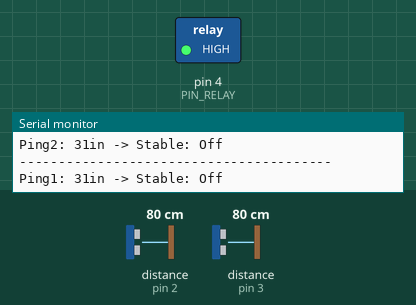
A sketch run on a simulated Arduino Uno, built with avr-gcc and run on an emulated ATmega328P. Parts: switched loads named in the sketch (green lamp = pin HIGH), the last lines printed to the serial monitor. Inputs (shaded band) come from the test bench; at power-on: distance to the obstacle (sensors on pin 2, pin 3) 80 cm. The echo pulse lasts 58.3 µs per cm.

Above: at 2.3 s.
2.4 s: distance to the obstacle (sensor on pin 2) set to 55 cm
6.0 s: distance to the obstacle (sensor on pin 2) set to 48 cm
At 10.5 s:
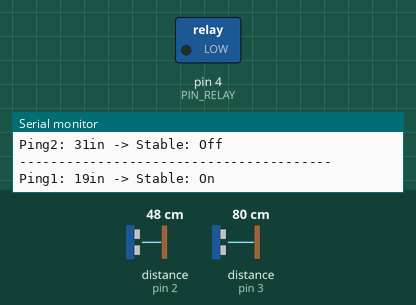
Timing chart, 0 to 12.0 s (numbered marks = the images above; inputs shaded):
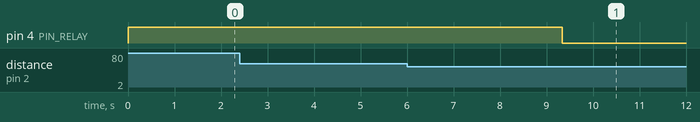

Measured:
- the behaviour switches between 51 and 50 cm on distance to the obstacle (sensor on pin 2) (found by bisection; images 0 and 1)
- after the input at 6.0 s, pin 4 (PIN_RELAY): HIGH → LOW after 3.3 s

The sketch:

AutomaticExhaust.ino
```cpp
#include <avr/wdt.h>
#include <NewPing.h>

#define DEBUG 1

#define PIN_TRIGGER   2   // Trigger pin of ultrasonic sensor (can be same as echo)
#define PIN_ECHO      2   // Echo pin of ultrasonic sensor (can be same as trigger)

#define SENSOR2       1   // Enable 2nd sensor (for 2 bathrooms sharing an exhaust)

#if SENSOR2
#define PIN_TRIGGER2  3   // Trigger pin of 2nd ultrasonic sensor (can be same as 2nd echo)
#define PIN_ECHO2     3   // Echo pin of 2nd ultrasonic sensor (can be same as 2nd trigger)
#endif

#define PIN_RELAY     4   // Pin to control exhaust relay
#define RELAY_ON      0   // 0 for active-low, 1 for active-high

#define THRESHOLD     20  // Threshold distance (in inches)

#define DELAY_ON    05000 // Delay before turning on exhaust (in milliseconds)
#define DELAY_OFF   60000 // Delay before turning off exhaust (in milliseconds)

#define DELAY_REFRESH 250 // Delay between sensor scans (in milliseconds, min 29)
#define NUM_READINGS  5   // Number of readings to average per scan

bool on = 0;              // Current state of exhaust (start with off)
unsigned long onTime;     // On delay start time
unsigned long offTime;    // Off delay start time
NewPing sonar(PIN_TRIGGER, PIN_ECHO);

#if SENSOR2
bool on2 = 0;
unsigned long onTime2;
unsigned long offTime2;
NewPing sonar2(PIN_TRIGGER2, PIN_ECHO2);
#endif

void setup() {

  // Turn off relay as soon as possible (for active-low)
  // This won't (shouldn't) make a difference for active-high relays
  pinMode(PIN_RELAY, OUTPUT);
  digitalWrite(PIN_RELAY, on ? RELAY_ON : !RELAY_ON);

#if DEBUG
  Serial.begin(9600);
#endif

#if DEBUG
  Serial.println(" -------------------------- ");
  Serial.println("| AutomaticExhaust v1.0    |");
  Serial.println("| written by Kevin Abraham |");
  Serial.println(" -------------------------- ");
  Serial.println();
  Serial.println("Source available at https://github.com/abraha2d/AutomaticExhaust");
  Serial.println();
#endif

  // Enable the watchdog with a 2 second timeout
  wdt_enable(WDTO_2S);

  for (int i = 0; i < 4; i++) {
    wdt_reset();
    digitalWrite(LED_BUILTIN, HIGH); delay(125);
    digitalWrite(LED_BUILTIN, LOW); delay(125);
  }

}

void loop() {

  wdt_reset();
  delay(DELAY_REFRESH);

  unsigned int distance = sonar.convert_in(sonar.ping_median(NUM_READINGS));

  // Light internal LED based on current sonar distance
  if (distance == 0) {
  } else if (distance > THRESHOLD) {
    digitalWrite(LED_BUILTIN, LOW);
  } else if (distance < THRESHOLD) {
    digitalWrite(LED_BUILTIN, HIGH);
  }

#if DEBUG
  Serial.print("Ping1: ");
  Serial.print(distance);
  Serial.print("in -> ");
#endif

  // If distance is 0, it's most likely a faulty measurement
  if (distance == 0) {

#if DEBUG
    Serial.print("Ignoring...");
#endif

  // If distance does not match current state (i.e. distance measurement just
  // crossed threshold), commence waiting
  } else if ((!on && distance > THRESHOLD) || (on && distance < THRESHOLD)) {
    onTime = offTime = millis();

#if DEBUG
    Serial.print("Stable: ");
    Serial.print(on ? "On" : "Off");
#endif

  // If distance is less than threshold, and we've waited more than DELAY_ON,
  // turn on the relay
  } else if (!on && distance < THRESHOLD && millis() - onTime > DELAY_ON) {
    on = true;

#if DEBUG
    Serial.print("Turning on...");
  } else if (!on && distance < THRESHOLD) {
    Serial.print("Turning on, ");
    Serial.print(DELAY_ON - (millis() - onTime));
    Serial.print("ms remaining");
#endif

  // If distance is greater than the threshold, and we've waited more than
  // DELAY_OFF, turn off the relay
  } else if (on && distance > THRESHOLD && millis() - offTime > DELAY_OFF) {
    on = false;

#if DEBUG
    Serial.print("Turning off...");
  } else if (on && distance > THRESHOLD) {
    Serial.print("Turning off, ");
    Serial.print(DELAY_OFF - (millis() - offTime));
    Serial.print("ms remaining");
#endif

  }

#if !SENSOR2
  digitalWrite(PIN_RELAY, on ? RELAY_ON : !RELAY_ON);
#endif

#if DEBUG
  Serial.println();
#endif

  ////////////////////////////////////////////////////////////////////////////////

// If sensor 2 is enabled, repeat all the stuff above, for sensor 2
#if SENSOR2

  wdt_reset();
  delay(DELAY_REFRESH);

  unsigned int distance2 = sonar2.convert_in(sonar2.ping_median(NUM_READINGS));

#if DEBUG
  Serial.print("Ping2: ");
  Serial.print(distance2);
  Serial.print("in -> ");
#endif

  if (distance2 == 0) {

#if DEBUG
    Serial.print("Ignoring...");
#endif

  } else if ((!on2 && distance2 > THRESHOLD) || (on2 && distance2 < THRESHOLD)) {
    onTime2 = offTime2 = millis();

#if DEBUG
    Serial.print("Stable: ");
    Serial.print(on2 ? "On" : "Off");
#endif

  } else if (!on2 && distance2 < THRESHOLD && millis() - onTime2 > DELAY_ON) {
    on2 = true;

#if DEBUG
    Serial.print("Turning on...");
  } else if (!on2 && distance2 < THRESHOLD) {
    Serial.print("Turning on, ");
    Serial.print(DELAY_ON - (millis() - onTime2));
    Serial.print("ms remaining");
#endif

  } else if (on2 && distance2 > THRESHOLD && millis() - offTime2 > DELAY_OFF) {
    on2 = false;

#if DEBUG
    Serial.print("Turning off...");
  } else if (on2 && distance2 > THRESHOLD) {
    Serial.print("Turning off, ");
    Serial.print(DELAY_OFF - (millis() - offTime2));
    Serial.print("ms remaining");
#endif

  }

  digitalWrite(PIN_RELAY, (on || on2) ? RELAY_ON : !RELAY_ON);

#if DEBUG
  Serial.println();
  Serial.println("----------------------------------------");
#endif

#endif

}
```
